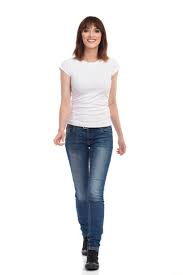
#> input picture ScreenShots/person.jpg, 183 x 275 px, found by its file name
$ python improved_vton.py
#> lines starting #> are read from the running program, lines starting #| are printed output that depends on the picture; after the words box and inside, x2 and y2 are one past the last pixel; in counts of white or black regions, pixels touching at a corner belong together
import cv2
import mediapipe as mp
import numpy as np

# Load images
person = cv2.imread("person.jpg")
#> person is the input picture: shape (275, 183, 3); mean B, G, R 232.8, 231.6, 232.5
cloth = cv2.imread(
    "garment4.png",
    cv2.IMREAD_UNCHANGED
)
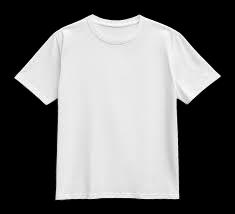
#> input picture ScreenShots/garment4.png, 235 x 214 px, found by its file name
#> cloth is the input picture: shape (214, 235, 4); mean B, G, R, A 113.6, 113.6, 113.6, 127.4

if person is None:
    print("person.jpg not found")
    exit()

if cloth is None:
    print("garment4.png not found")
    exit()

# Resize person image
person = cv2.resize(
    person,
    (700, 1000)
)
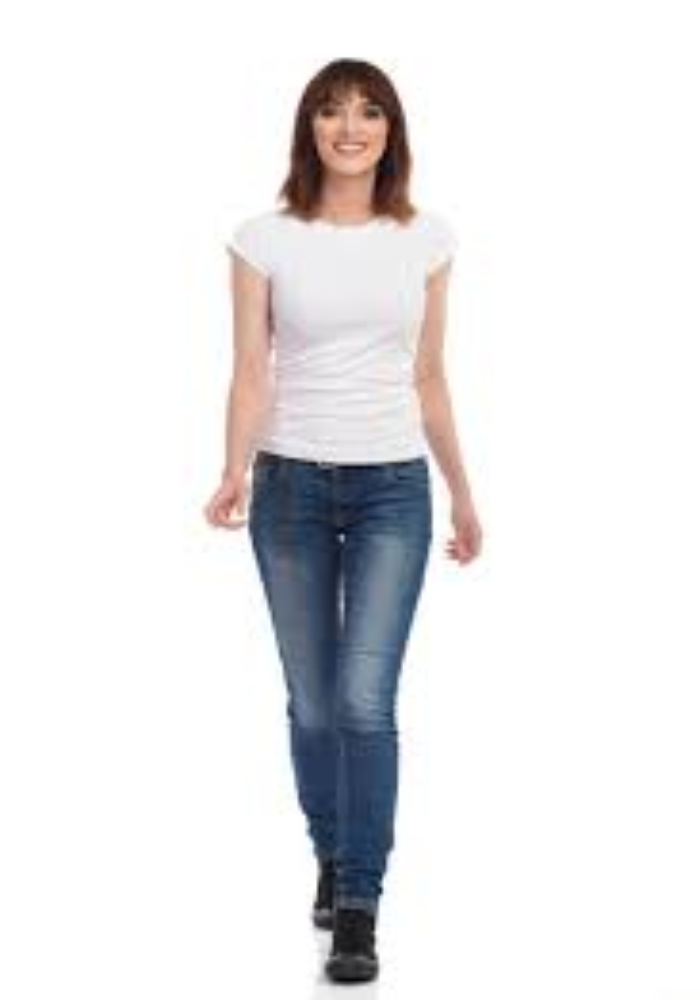
#> person: shape (1000, 700, 3); mean B, G, R 232.8, 231.6, 232.5

# Better garment size
cloth = cv2.resize(
    cloth,
    (300, 340)
)
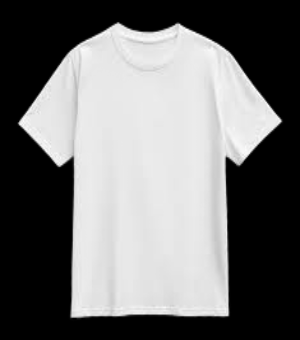
#> cloth: shape (340, 300, 4); mean B, G, R, A 113.6, 113.6, 113.6, 127.4

h, w = cloth.shape[:2]
#> h = 340; w = 300

# Improved TPS-style warp
src = np.float32([
    [0, 0],
    [w, 0],
    [0, h],
    [w, h]
])
#> src = [[0, 0], [300, 0], [0, 340], [300, 340]]

dst = np.float32([
    [20, 15],
    [w - 20, 5],
    [10, h],
    [w - 10, h - 20]
])

matrix = cv2.getPerspectiveTransform(
    src,
    dst
)

warped = cv2.warpPerspective(
    cloth,
    matrix,
    (w, h)
)
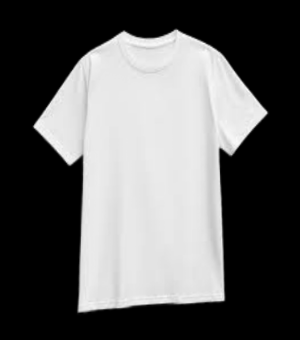
#> warped: shape (340, 300, 4); mean B, G, R, A 95.9, 95.9, 95.9, 107.6

# Placement
x_offset = 200
y_offset = 170

# Alpha channel
alpha = warped[:, :, 3] / 255.0
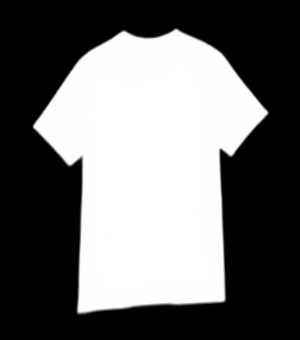
#> alpha: shape (340, 300) float64; min 0, max 1, mean 0.422

# Edge smoothing improvement
alpha = cv2.GaussianBlur(
    alpha,
    (9, 9),
    0
)
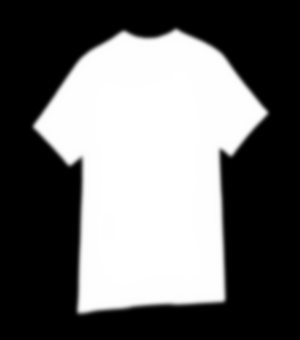
#> alpha: shape (340, 300) float64; min 0, max 1, mean 0.422

# Overlay garment
for c in range(3):

    person[
        y_offset:y_offset+h,
        x_offset:x_offset+w,
        c
    ] = (

        alpha * warped[:, :, c]

        +

        (1 - alpha)

        *

        person[
            y_offset:y_offset+h,
            x_offset:x_offset+w,
            c
        ]

    )
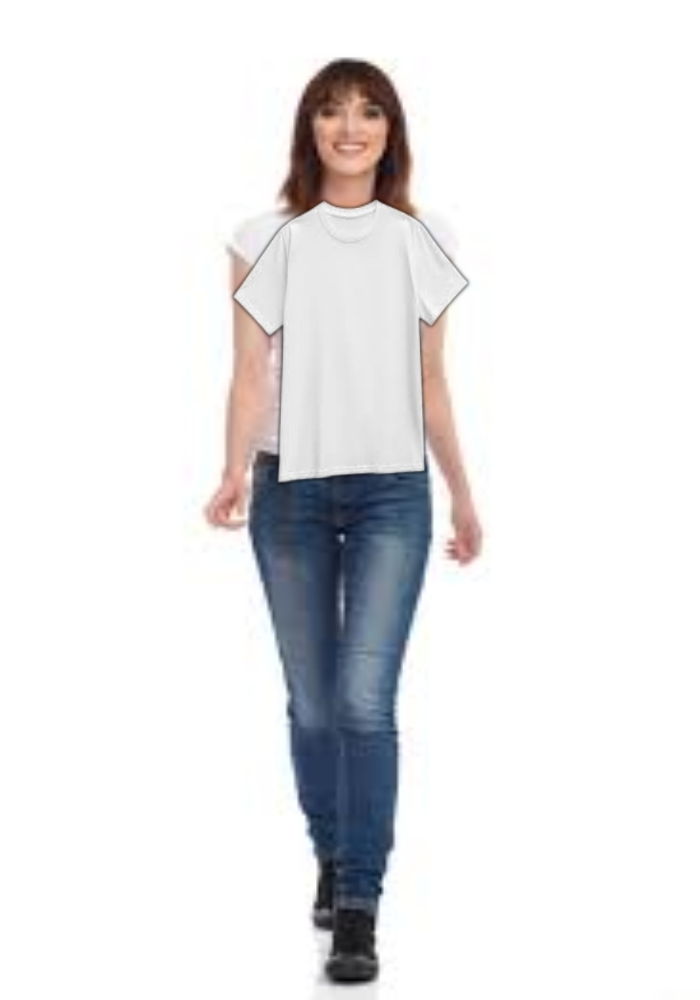
#> person: shape (1000, 700, 3); 7.23% of pixels changed, all inside (x1, y1, x2, y2) = (225, 192, 475, 493)

# Pose Detection
mp_pose = mp.solutions.pose
mp_draw = mp.solutions.drawing_utils

#> (the run stopped early here; a loop or call above may not have finished)
